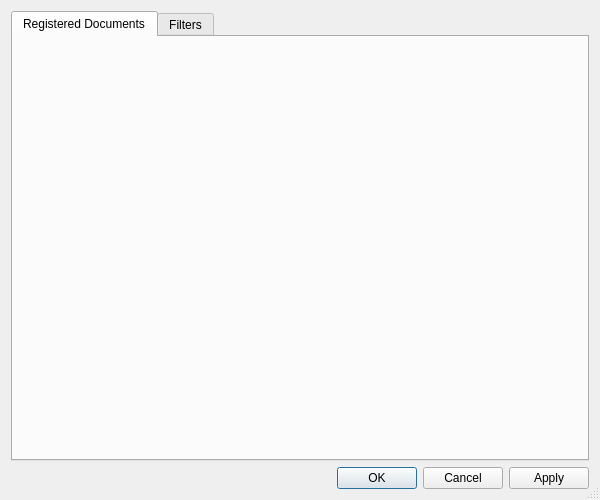
<?xml version="1.0" encoding="UTF-8"?>
<ui version="4.0">
 <class>QtHelpDocumentationConfigurationDialog</class>
 <widget class="QDialog" name="QtHelpDocumentationConfigurationDialog">
  <property name="geometry">
   <rect>
    <x>0</x>
    <y>0</y>
    <width>600</width>
    <height>500</height>
   </rect>
  </property>
  <property name="windowTitle">
   <string>Manage QtHelp Documentation</string>
  </property>
  <property name="sizeGripEnabled">
   <bool>true</bool>
  </property>
  <layout class="QVBoxLayout" name="verticalLayout_3">
   <item>
    <widget class="QTabWidget" name="tabWidget">
     <property name="currentIndex">
      <number>0</number>
     </property>
     <widget class="QWidget" name="documentsTab">
      <attribute name="title">
       <string>Registered Documents</string>
      </attribute>
      <layout class="QVBoxLayout" name="verticalLayout">
       <property name="leftMargin">
        <number>0</number>
       </property>
       <property name="topMargin">
        <number>0</number>
       </property>
       <property name="rightMargin">
        <number>0</number>
       </property>
       <property name="bottomMargin">
        <number>0</number>
       </property>
       <item>
        <widget class="QtHelpDocumentationSettingsWidget" name="documentationSettingsWidget" native="true">
         <property name="focusPolicy">
          <enum>Qt::StrongFocus</enum>
         </property>
        </widget>
       </item>
      </layout>
     </widget>
     <widget class="QWidget" name="filtersTab">
      <property name="focusPolicy">
       <enum>Qt::StrongFocus</enum>
      </property>
      <attribute name="title">
       <string>Filters</string>
      </attribute>
      <layout class="QVBoxLayout" name="verticalLayout_2">
       <property name="leftMargin">
        <number>0</number>
       </property>
       <property name="topMargin">
        <number>0</number>
       </property>
       <property name="rightMargin">
        <number>0</number>
       </property>
       <property name="bottomMargin">
        <number>0</number>
       </property>
       <item>
        <widget class="QHelpFilterSettingsWidget" name="filterSettingsWidget" native="true"/>
       </item>
      </layout>
     </widget>
    </widget>
   </item>
   <item>
    <widget class="QDialogButtonBox" name="buttonBox">
     <property name="orientation">
      <enum>Qt::Horizontal</enum>
     </property>
     <property name="standardButtons">
      <set>QDialogButtonBox::Apply|QDialogButtonBox::Cancel|QDialogButtonBox::Ok</set>
     </property>
    </widget>
   </item>
  </layout>
 </widget>
 <customwidgets>
  <customwidget>
   <class>QtHelpDocumentationSettingsWidget</class>
   <extends>QWidget</extends>
   <header>.QtHelpDocumentationSettingsWidget.h</header>
   <container>1</container>
  </customwidget>
  <customwidget>
   <class>QHelpFilterSettingsWidget</class>
   <extends>QWidget</extends>
   <header>PyQt6/QtHelp.h</header>
   <container>1</container>
  </customwidget>
 </customwidgets>
 <resources/>
 <connections>
  <connection>
   <sender>buttonBox</sender>
   <signal>rejected()</signal>
   <receiver>QtHelpDocumentationConfigurationDialog</receiver>
   <slot>reject()</slot>
   <hints>
    <hint type="sourcelabel">
     <x>506</x>
     <y>470</y>
    </hint>
    <hint type="destinationlabel">
     <x>286</x>
     <y>274</y>
    </hint>
   </hints>
  </connection>
 </connections>
</ui>
